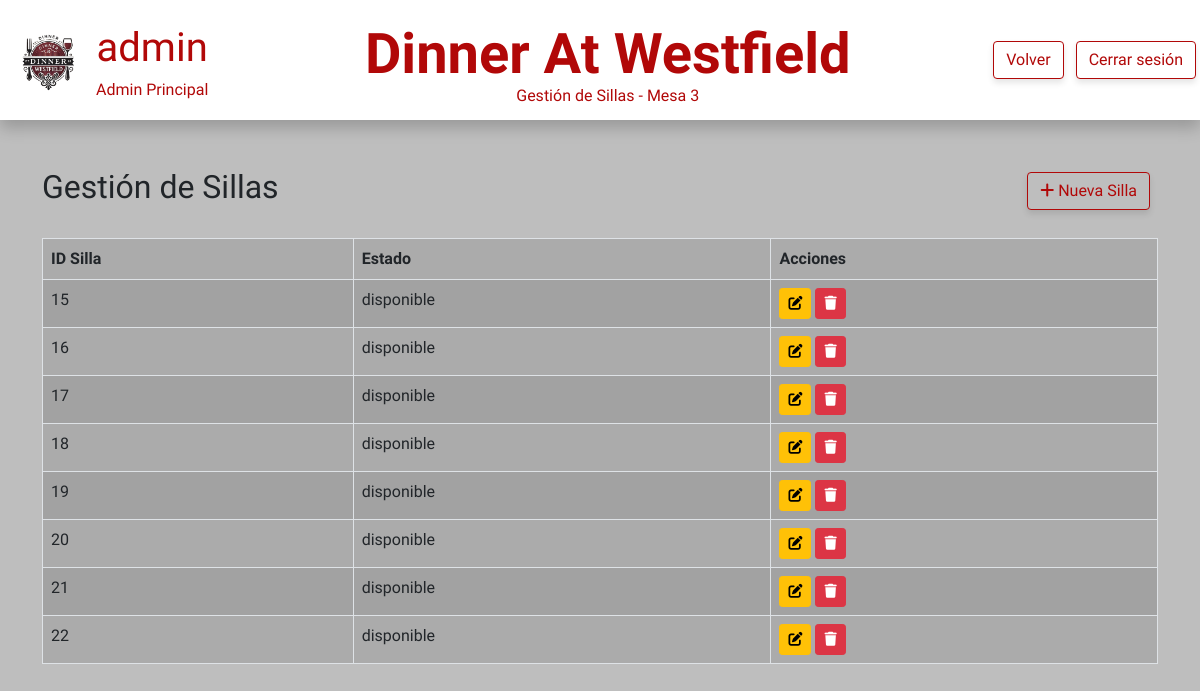
The page /view/gestionSillas.php?id_mesa=3&id_sala=1 (signed in) on the database its author committed.
### tables this page shows
CREATE TABLE tbl_sillas (
    id_silla INT AUTO_INCREMENT PRIMARY KEY,
    id_mesa INT NOT NULL,
    estado_silla ENUM('disponible', 'rota') DEFAULT 'disponible'
);

### view/gestionSillas.php (the view, shortened to what this page needs)
<?php
require_once '../php/conexion.php';
$id_mesa = $_SESSION['id_mesa'];
$id_sala = $_SESSION['id_sala'] ?? 0;
$query = "SELECT id_silla, estado_silla FROM tbl_sillas WHERE id_mesa = ?";
$stmt = $conn->prepare($query);
$stmt->execute([$id_mesa]);
$sillas = $stmt->fetchAll(PDO::FETCH_ASSOC);
?>
<!DOCTYPE html>
<html lang="es">
<head>
    <link href="https://cdn.jsdelivr.net/npm/bootstrap@5.0.2/dist/css/bootstrap.min.css" rel="stylesheet">
    <link rel="stylesheet" href="../css/mesas.css">
    <link href="https://cdnjs.cloudflare.com/ajax/libs/font-awesome/6.0.0-beta3/css/all.min.css" rel="stylesheet">
</head>
<body>
    <header id="container_header">
        <div id="container-username">
            <div id="icon_profile_header">
                <img src="../img/logoSinFondo.png" alt="" id="icon_profile">
            </div>
            <div id="username_profile_header">
                <p id="p_username_profile">admin</p>
                <span class="span_subtitle">Admin Principal</span>
            </div>
        </div>
        <div id="container_title_header">
            <h1 id="title_header"><strong>Dinner At Westfield</strong></h1>
            <span class="span_subtitle">Gestión de Sillas - Mesa <?php echo htmlspecialchars($id_mesa); ?></span>
        </div>
        <nav id="nav_header">
            <a href="gestionMesas.php?id_sala=<?php echo $id_sala; ?>" class="btn btn-danger btn_custom_logOut m-1">Volver</a>
            <a href="../php/cerrarSesion.php" class="btn btn-danger btn_custom_logOut m-1">Cerrar sesión</a>
        </nav>
    </header>
    <main class="container mt-5">
        <div id="headerTituloFiltros" class="d-flex justify-content-between align-items-center">
            <h2>Gestión de Sillas</h2>
            <a href="../php/crearSilla.php?id_mesa=<?php echo $id_mesa; ?>" class="btn btn-danger btn_custom_filter me-2">
                <i class="fas fa-plus"></i> Nueva Silla
            </a>
        </div>
        <table class="table table-striped table-bordered mt-4">
            <thead class="table-active">
                <tr>
                    <th>ID Silla</th>
                    <th>Estado</th>
                    <th>Acciones</th>
                </tr>
            </thead>
            <tbody>
                <?php if (!empty($sillas)): ?>
                    <?php foreach ($sillas as $silla): ?>
                        <tr style="background-color: rgba(0, 0, 0, 0.1); cursor: pointer;"
                            onmouseover="this.style.backgroundColor='rgba(0, 0, 0, 0.2)';"
                            onmouseout="this.style.backgroundColor='rgba(0, 0, 0, 0.1)';">
                            <td><?php echo htmlspecialchars($silla['id_silla']); ?></td>
                            <td><?php echo htmlspecialchars($silla['estado_silla']); ?></td>
                            <td>
                                <a href="editarSilla.php?id_silla=<?php echo $silla['id_silla']; ?>&id_mesa=<?php echo $id_mesa; ?>"
                                   class="btn btn-warning btn-sm">
                                    <i class="fas fa-edit"></i>
                                </a>
                                <button onclick="confirmarEliminar(<?php echo $silla['id_silla']; ?>, <?php echo $id_mesa; ?>)"
                                        class="btn btn-danger btn-sm">
                                    <i class="fas fa-trash"></i>
                                </button>
                            </td>
                        </tr>
                    <?php endforeach; ?>
                <?php else: ?>
                    <tr>
                        <td colspan="3" class="text-center">No hay sillas disponibles en esta mesa.</td>
                    </tr>
                <?php endif; ?>
            </tbody>
        </table>
    </main>
</body>
</html>

### css/mesas.css (style rules this page uses)
html, body { height: 100%; width: 100%; margin: 0; font-family: "Lexend", sans-serif; font-optical-sizing: auto; font-weight: 400; font-style: normal; background-color: rgb(190, 190, 190); }
#container_header { width: 100%; height: 15%; background-color: rgb(255, 255, 255); display: flex; justify-content: space-between; box-shadow: 0 8px 15px rgba(0, 0, 0, 0.2); margin-bottom: 5vh; }
#container-username { display: flex; }
#icon_profile_header, #container_header { display: flex; align-items: center; text-align: center; }
#icon_profile { width: 6vw; margin-left: 1vw; }
#p_username_profile, .span_subtitle, .btn_custom_logOut, .btn_custom_filter, .btn_custom_filterOK { color: rgb(177, 8, 8);; }
#p_username_profile { font-size: 5vh; margin: 0; }
#username_profile_header { margin-left: 1vw; }
#container_title_header { margin-left: 1.5vw; display: flex; flex-direction: column; }
.btn_custom_logOut { border: solid 1px rgb(177, 8, 8); background-color: white; box-shadow: 0 4px 6px rgba(0, 0, 0, 0.1); }
.btn_custom_filter { border: solid 1px rgb(177, 8, 8); background-color: rgb(190, 190, 190); box-shadow: 0 4px 6px rgba(0, 0, 0, 0.1); }
#title_header { all: unset; font-size: 7vh; color: rgb(177, 8, 8); height: 9vh; }
#headerTituloFiltros { width: 100%; display: flex; }

### rows shown on the page
tbl_sillas: id_silla "15", estado_silla "disponible"
tbl_sillas: id_silla "16", estado_silla "disponible"
tbl_sillas: id_silla "17", estado_silla "disponible"
tbl_sillas: id_silla "18", estado_silla "disponible"
tbl_sillas: id_silla "19", estado_silla "disponible"
tbl_sillas: id_silla "20", estado_silla "disponible"
tbl_sillas: id_silla "21", estado_silla "disponible"
tbl_sillas: id_silla "22", estado_silla "disponible"

### other values the page prints
$id_mesa "3"
